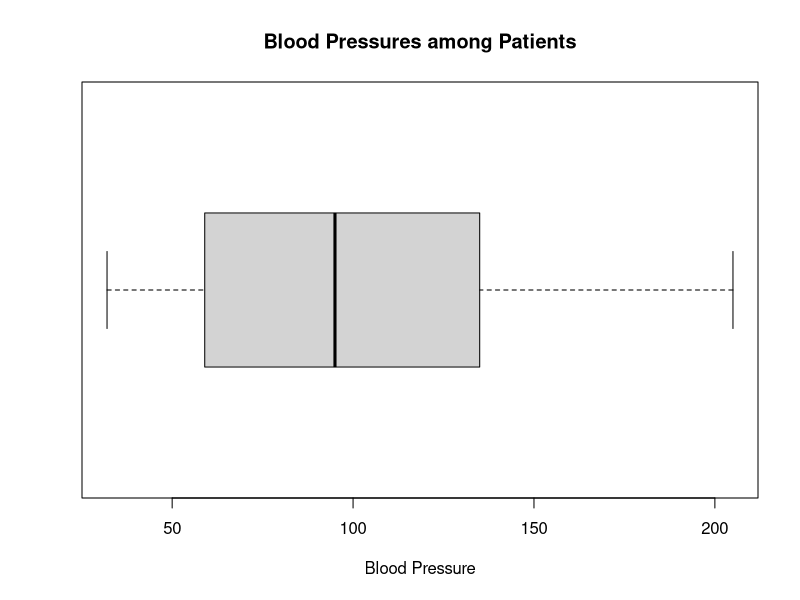
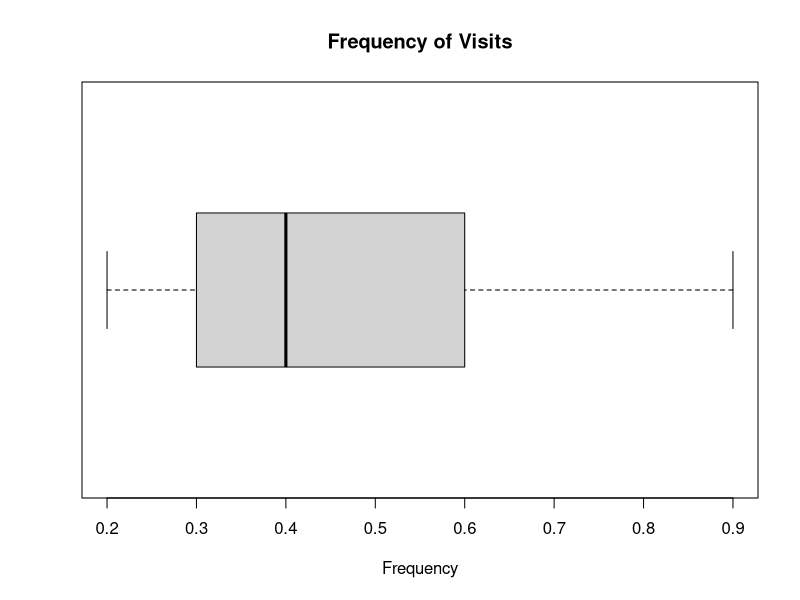
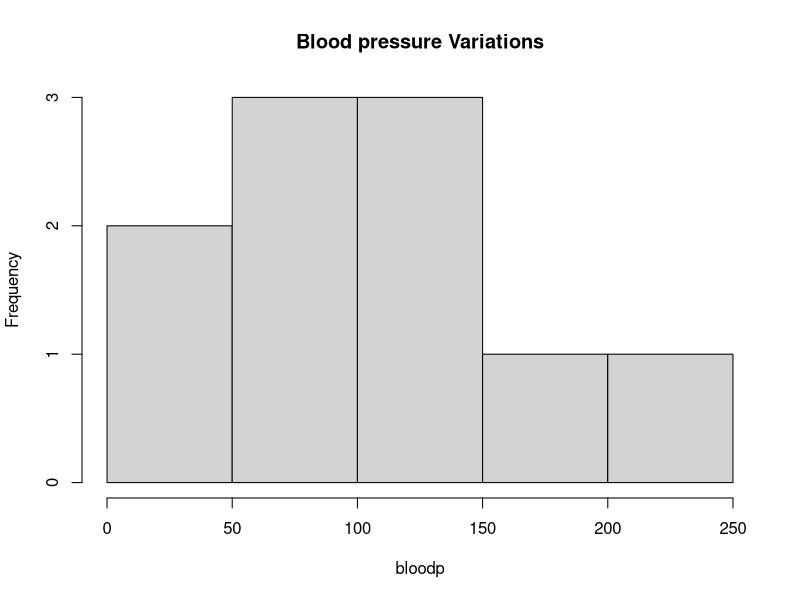
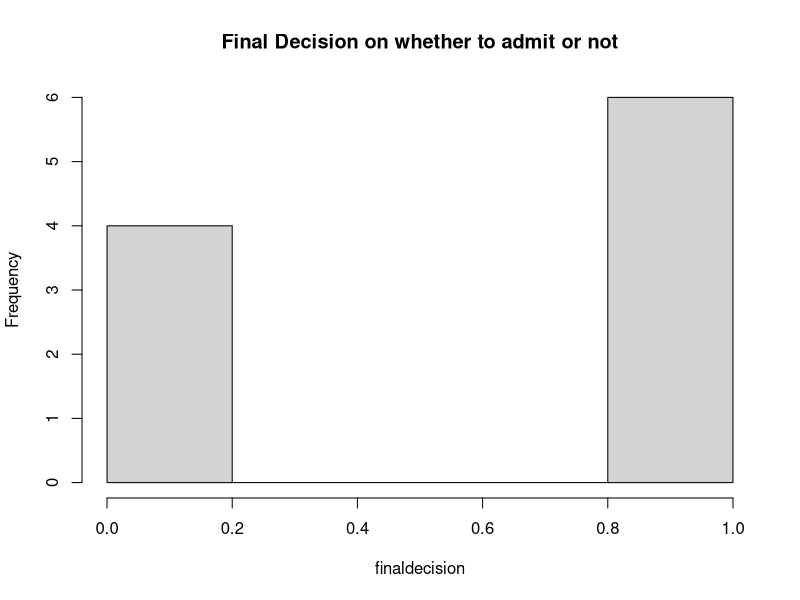

Write R code to recreate these figures, in order.
#The Raw Data
Patient1 <- c("0.6", "103", "bad", "low", "low")
Patient2 <- c("0.3", "87", "bad", "low", "high")
Patient3 <- c("0.4", "32", "bad", "high", "low")
Patient4 <- c("0.4", "42", "bad", "high", "high")
Patient5 <- c("0.2", "59", "good", "low", "low")
Patient6 <- c("0.6", "109", "good", "low", "high")
Patient7 <- c("0.3", "78", "good", "high", "low")
Patient8 <- c("0.4", "205", "good", "high", "high")
Patient9 <- c("0.9", "135", "NA", "high", "high")
Patient10 <- c("0.2", "176", "bad", "high", "high")
#I combined the data into one table
HospitalRecords <- cbind(Patient1, Patient2, Patient3, Patient4, Patient5, Patient6, Patient7, Patient8, Patient9, Patient10)
Hospital.t <- t(HospitalRecords)
Hospital.t.df <- data.frame(Hospital.t, stringsAsFactors = FALSE)
#At this point, I realized that it would be easier to copy the data over directly as separate variables
Freq <- c(0.6, 0.3, 0.4, 0.4, 0.2, 0.6, 0.3, 0.4, 0.9, 0.2)
bloodp <- c(103, 87, 32, 42, 59, 109, 78, 205, 135, 176)
first <- c(1, 1, 1, 1, 0, 0, 0, 0, NA, 1)
second <- c(0, 0, 1, 1, 0, 0, 1, 1, 1, 1)
finaldecision <- c(0, 1, 0, 1, 0, 1, 0, 1, 1, 1)
#I focused on the Blood Pressure and Frequency datasets for the box plot because they had the most variation in data.
boxplot(bloodp, horizontal = TRUE, main = "Blood Pressures among Patients", xlab = "Blood Pressure") 
boxplot(Freq, horizontal = TRUE, main = "Frequency of Visits", xlab = "Frequency") 
hist(bloodp, main = "Blood pressure Variations")
hist(finaldecision, main = "Final Decision on whether to admit or not")
